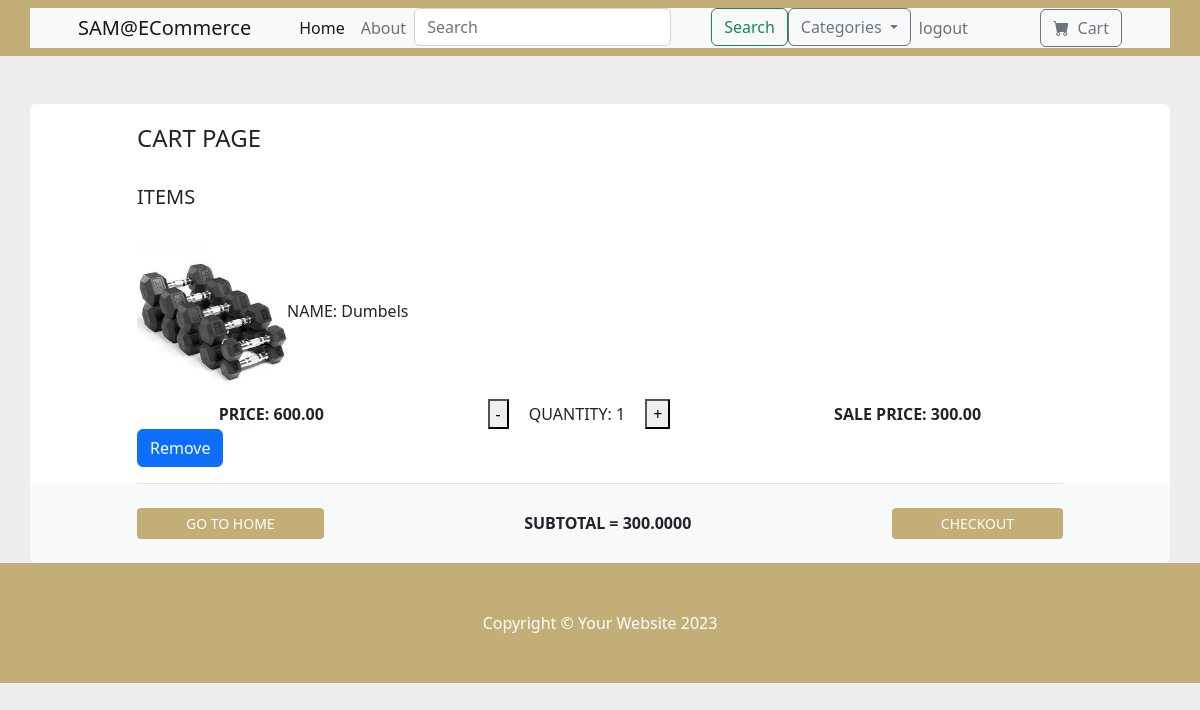
Page /cart/cart/ (signed in) on the committed database.
### cart/models.py (models this page shows)
class CartItem(models.Model):
    cart = models.ForeignKey(Cart, on_delete=models.CASCADE)
    product = models.ForeignKey(Product, on_delete=models.CASCADE)
    quantity = models.PositiveIntegerField(default=1)
    final_price = models.DecimalField(max_digits=10, decimal_places=4, default=0.00)

class Cart(models.Model):
    user = models.ForeignKey('auth.User', on_delete=models.CASCADE)
    total_price = models.DecimalField(max_digits=10, decimal_places=4, default=0.00)

### ecomm/models.py (models this page shows, shortened)
class Product(models.Model):
    id = models.AutoField(primary_key=True)
    name = models.CharField(max_length=100)
    price = models.DecimalField(default=0, max_digits=8, decimal_places=2)
    category = models.ForeignKey(Category, on_delete=models.CASCADE)
    description = models.TextField(max_length=10000, default='')
    image = models.ImageField(upload_to='upload/product/')
    is_sale = models.BooleanField(default=False)
    sale_value = models.DecimalField(default=0, max_digits=8, decimal_places=2)

### cart/views.py (the view)
# urls.py: path('cart/', views.cart_view, name='cart_view'),
@login_required
def cart_view(request):
    cart, created = Cart.objects.get_or_create(user=request.user)
    cart_items = CartItem.objects.filter(cart=cart)
    total_price = Cart.objects.get(user=request.user).total_price
    return render(request, 'ecomm/cart_summary.html', {'cart_items': cart_items, 'total_price': total_price})

### template/ecomm/cart_summary.html (shortened to what this page needs)
{% extends 'ecomm/base.html' %}
{% block content %}
<div class="container bg-white rounded-top mt-5" id="zero-pad">
    <div class="row d-flex justify-content-center">
        <div class="col-lg-10 col-12 pt-3">
            <div class="d-flex">
                <div class="pt-1"><h4>CART PAGE</h4></div>
            </div>
            <div class="d-flex flex-column pt-4">
                <div><h5 class="text-uppercase font-weight-normal">ITEMS</h5></div>
            </div>
            {% for item in cart_items %}
            <div class="d-flex flex-column justify-content-between align-items-start pt-lg-4 pt-2 pb-3 border-bottom mobile">
                <div class="d-flex flex-row align-items-center">
                    <div><img src="{{ item.product.image.url }}" width="150" height="150" alt="{{ item.product.name }}" id="image"></div>
                    <div class="d-flex flex-column pl-md-3 pl-1">
                        <div><h6>NAME: {{ item.product.name }}</h6></div>
                    </div>
                </div>
                <div class="d-flex flex-row justify-content-between align-items-center mt-2 w-100">
                    <div class="flex-fill text-center"><b>PRICE: {{ item.product.price }}</b></div>
                    <div class="flex-fill text-center">
                        <form method="post" action="{% url 'update_cart_item' item.id %}">
                            <button type="submit" name="action" value="decrement"><span class=" btn-primary">-</span></button>
                            <span class="px-md-3 px-1">QUANTITY: {{ item.quantity }}</span>
                            <button type="submit" name="action" value="increment"><span class=" btn-primary">+</span></button>
                        </form>
                    </div>
                    {% if item.product.is_sale %}
                    <div class="flex-fill text-center"><b>SALE PRICE: {{ item.product.sale_value }}</b></div>
                    {% endif %}
                </div>
                <form method="post" action="{% url 'remove_from_cart' item.id %}">
                    <button class="btn btn-primary">Remove</button>
            </div>
{% endfor %}
        </div>
    </div>
</div>
<div class="container bg-light rounded-bottom py-4" id="zero-pad">
    <div class="row d-flex justify-content-center">
        <div class="col-lg-10 col-12">
            <div class="d-flex justify-content-between align-items-center">
                <div>
                    <a href="{% url 'homepage' %}" class="btn btn-sm bg-dark text-white px-lg-5 px-3">GO TO HOME</a>
                </div>
                <div class="px-md-0 px-1" id="footer-font">
                    <b class="pl-md-4">SUBTOTAL = <span class="pl-md-4">{{ total_price }}</span></b>
                    </div>
                <div>
                    <a href="{% url 'checkoutpage' %}" class="btn btn-sm bg-dark text-white px-lg-5 px-3">CHECKOUT</a>
                </div>
            </div>
        </div>
    </div>
</div>
{% endblock %}

### rows in the picture
CartItem: product.image (picture), product.name "Dumbels", product.price "600.00", quantity "1", product.sale_value "300.00"
Cart: total_price "300.0000"
